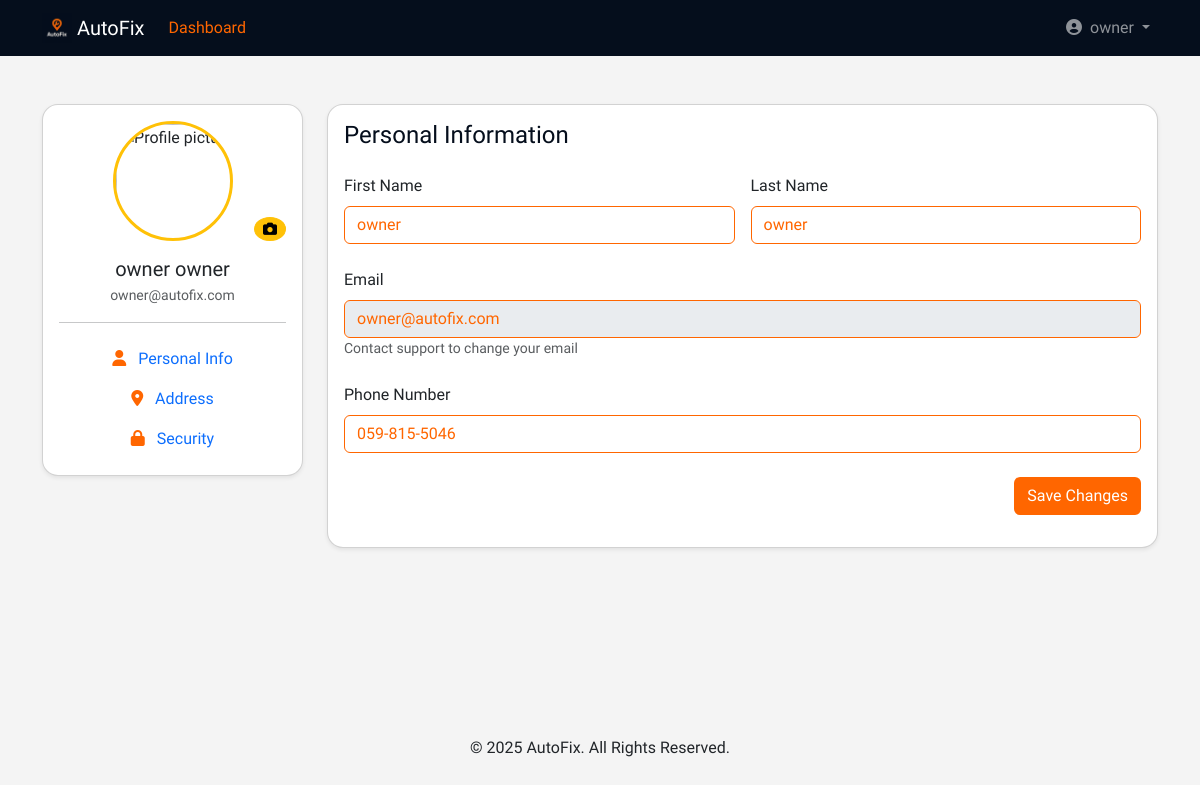
Before: /accounts/profile/ (signed in) with the older database file.
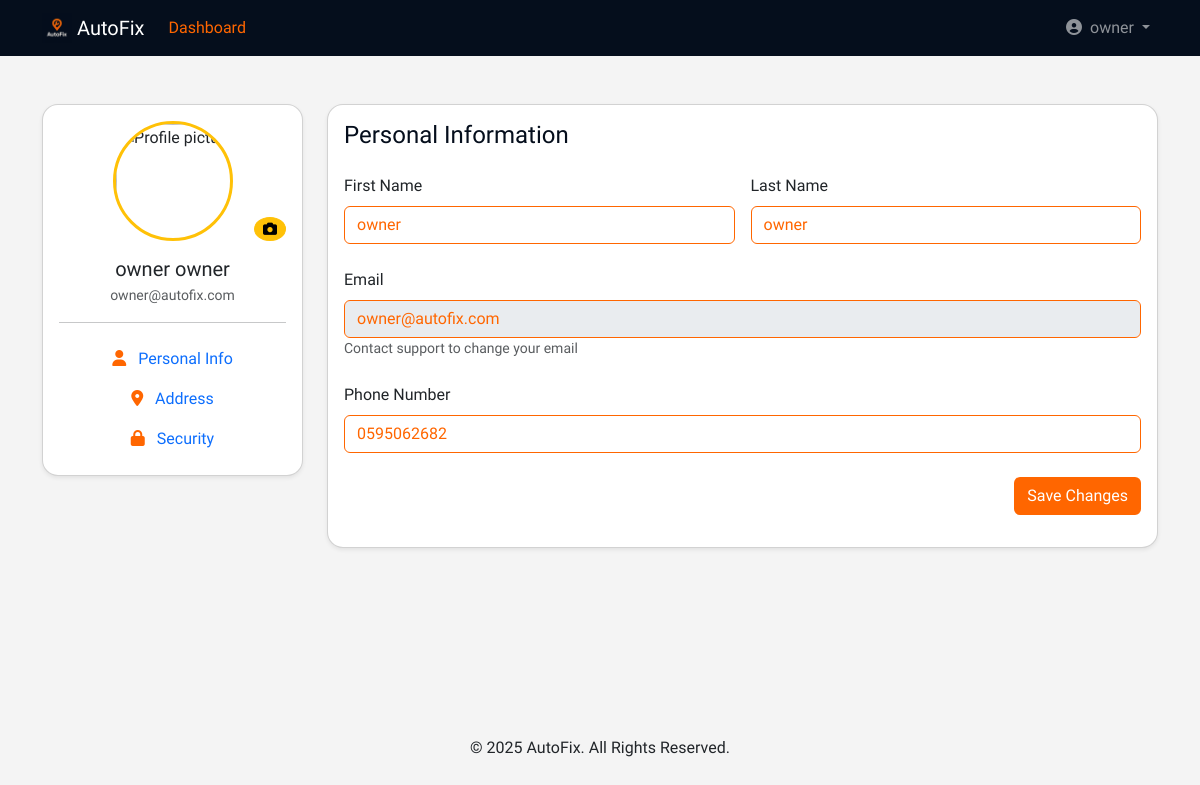
After: the same page with the newer database file.
### accounts/models.py (models this page shows, shortened)
class User(AbstractUser):
    username = None
    email = models.EmailField(unique=True)
    phone = models.CharField(max_length=15, unique=True, blank=True)
    is_workshop_owner = models.BooleanField(default=False)
    address = models.ForeignKey(Address, on_delete=models.SET_NULL, null=True, blank=True)
    objects = UserManager()
    USERNAME_FIELD = 'email'
    REQUIRED_FIELDS = ['first_name', 'last_name']  # names required for registration
    def get_full_name(self):
        return f"{self.first_name} {self.last_name}"
    def get_short_name(self):
        return self.first_name

### accounts/views.py (the view)
# urls.py: path('profile/', views.profile, name='profile'),
def profile(request):
    if not request.user.is_authenticated:
        return redirect('landing:main')
    context = {
        'user': request.user,
        'GOOGLE_MAPS_API_KEY': settings.GOOGLE_MAPS_API_KEY
    }
    return render(request, 'accounts/profile.html', context)

### templates/accounts/profile.html (shortened to what the changed rows need)
{% extends "base.html" %}
{% load static %}
{% load bootstrap5 %}
{% block content %}
<div class="container py-5">
    <div class="row">
        <div class="col-md-3 mb-4">
            <div class="card shadow-sm rounded-4">
                <div class="card-body text-center">
                    <div class="position-relative mb-3">
                        <img src="{% static 'img/default-avatar.png' %}"
                             class="rounded-circle border border-3 border-warning"
                             width="120" height="120"
                             alt="Profile picture">
                        <button class="btn btn-sm btn-warning position-absolute bottom-0 end-0 rounded-circle">
                        </button>
                    </div>
                    <h5 class="mb-1">{{ user.get_full_name }}</h5>
                    <p class="text-muted small mb-3">{{ user.email }}</p>
                    <hr>
                    <ul class="nav flex-column">
                        <li class="nav-item">
                        </li>
                        <li class="nav-item">
                        </li>
                        <li class="nav-item">
                        </li>
                    </ul>
                </div>
            </div>
        </div>
        <div class="col-md-9">
            <div class="card shadow-sm rounded-4">
                <div class="card-body">
                    <div class="tab-content">
                        <div class="tab-pane fade show active" id="personal-info">
                            <form method="post" action="{% url 'accounts:profile_update' %}">
                                <div class="row g-3 mb-4">
                                    <div class="col-md-6">
                                        <label class="form-label">First Name</label>
                                        <input type="text" name="first_name" value="{{ user.first_name }}"
                                               class="form-control" style="border-color: #ff6600; color: #ff6600;">
                                    </div>
                                    <div class="col-md-6">
                                        <label class="form-label">Last Name</label>
                                        <input type="text" name="last_name" value="{{ user.last_name }}"
                                               class="form-control" style="border-color: #ff6600; color: #ff6600;">
                                    </div>
                                </div>
                                <div class="mb-4">
                                    <label class="form-label">Email</label>
                                    <input type="email" value="{{ user.email }}"
                                           class="form-control" style="border-color: #ff6600; color: #ff6600;" disabled>
                                    <small class="text-muted">Contact support to change your email</small>
                                </div>
                                <div class="mb-4">
                                    <label class="form-label">Phone Number</label>
                                    <input type="tel" name="phone" value="{{ user.phone }}"
                                           class="form-control" style="border-color: #ff6600; color: #ff6600;"
                                           placeholder="05xxxxxxxx">
                                </div>
                            </form>
                        </div>
                    </div>
                </div>
            </div>
        </div>
    </div>
</div>
{% endblock %}

### templates/base.html (shortened to what this page needs)
{% load static bootstrap5 %}
{% bootstrap_css %}
<!DOCTYPE html>
<html lang="en">
<head>
    <link rel="stylesheet" href="https://cdnjs.cloudflare.com/ajax/libs/font-awesome/6.4.0/css/all.min.css">
    <link rel="stylesheet" href="{% static 'css/main.css' %}">
</head>
<body class="d-flex flex-column min-vh-100">
    <nav class="navbar navbar-expand-lg navbar-dark" style="background-color: #050e1c;">
        <div class="container">
            {% if user.is_authenticated %}
                <a class="navbar-brand" href="{% url 'landing:dashboard' %}">
                    <img src="{% static 'img/dark_logo.png' %}" alt="AutoFix Logo" width="30" height="30" class="d-inline-block align-top">
                    AutoFix
                </a>
            {% else %}
                <a class="navbar-brand" href="{% url 'landing:main' %}">
                    <img src="{% static 'img/dark_logo.png' %}" alt="AutoFix Logo" width="30" height="30" class="d-inline-block align-top">
                    AutoFix
                </a>
            {% endif %}
            <div class="collapse navbar-collapse" id="navbarMain">
                <ul class="navbar-nav me-auto">
                    {% if user.is_authenticated %}
                    <li class="nav-item">
                        <a class="nav-link" href="{% url 'landing:dashboard' %}" style="color: #ff6600;">Dashboard</a>
                    </li>
                    {% endif %}
                </ul>
                <ul class="navbar-nav ms-auto">
                    {% if user.is_authenticated %}
                        <li class="nav-item dropdown">
                            <a class="nav-link dropdown-toggle" href="#" id="userDropdown" role="button" data-bs-toggle="dropdown">
                                <i class="fas fa-user-circle me-1"></i> {{ user.get_short_name }}
                            </a>
                        </li>
                    {% endif %}
                </ul>
            </div>
        </div>
    </nav>
    <main class="flex-grow-1">
        {% block content %}{% endblock %}
    </main>
    <footer class="text-center py-4">
        <p>&copy; {% now "Y" %} AutoFix. All Rights Reserved.</p>
    </footer>
</body>
</html>

Changed rows visible on the page:
changed User "owner owner": phone "059-815-5046" → "0595062682"
